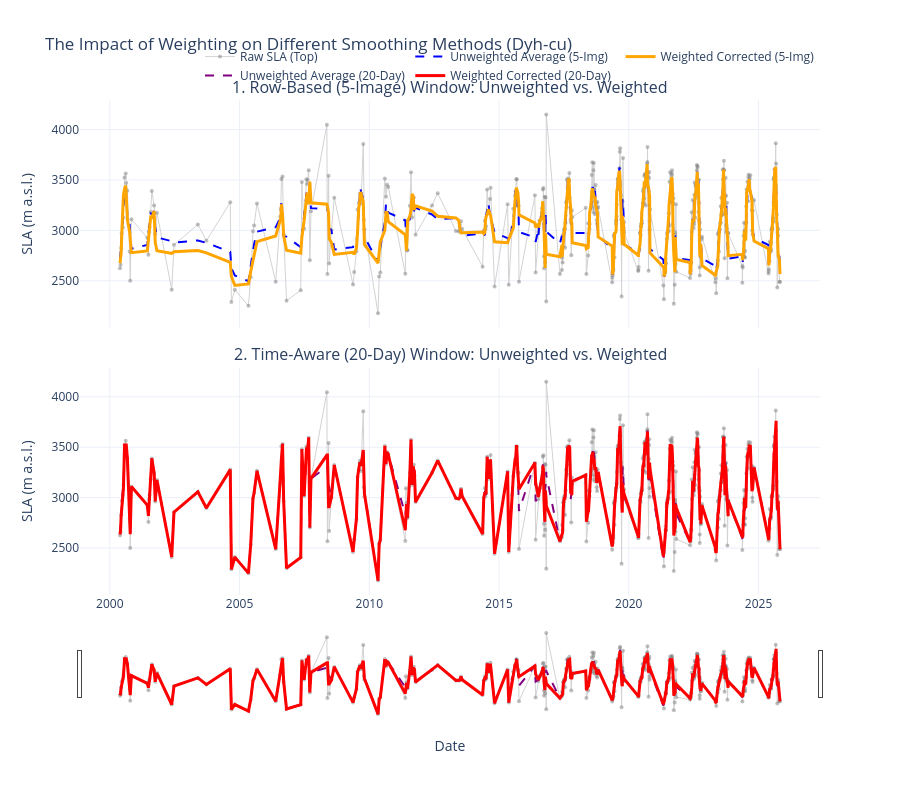

The notebook cell this image was saved under:
### Markdown cell above
## 6. Visualization: Method Comparison
The two smoothing methods get visualised in two different plots. 
Both showing their weighted and unweighted smoothing result.

### Code cell
# Visualization: unweighted vs. weighted smoothing
GLACIER_TO_PLOT = 'Dyh-cu' 

if GLACIER_TO_PLOT in clean_glaciers:
    df_plot = clean_glaciers[GLACIER_TO_PLOT]

    # Create figure
    fig_compare = make_subplots(
        rows=2, cols=1, 
        shared_xaxes=True, 
        vertical_spacing=0.08,
        subplot_titles=(
            "1. Row-Based (5-Image) Window: Unweighted vs. Weighted", 
            "2. Time-Aware (20-Day) Window: Unweighted vs. Weighted"
        )
    )

    # 5-image based
    # 1. Raw Data
    fig_compare.add_trace(go.Scatter(
        x=df_plot['time_date-string'], y=df_plot['SLA_MP-median'],
        mode='lines+markers', name='Raw SLA (Top)', 
        marker=dict(color='gray', opacity=0.5, size=4),
        line=dict(color='lightgray', width=1)
    ), row=1, col=1)

    # 2. Unweighted 5-Image
    fig_compare.add_trace(go.Scatter(
        x=df_plot['time_date-string'], y=df_plot['SLA_unweighted_5img'],
        mode='lines', name='Unweighted Average (5-Img)', 
        line=dict(color='blue', width=2, dash='dash')
    ), row=1, col=1)

    # 3. Weighted 5-Image
    fig_compare.add_trace(go.Scatter(
        x=df_plot['time_date-string'], y=df_plot['SLA_weighted_5img'],
        mode='lines', name='Weighted Corrected (5-Img)', 
        line=dict(color='orange', width=3)
    ), row=1, col=1)


    # 20-day time-aware
    # 1. Raw Data 
    fig_compare.add_trace(go.Scatter(
        x=df_plot['time_date-string'], y=df_plot['SLA_MP-median'],
        mode='lines+markers', name='Raw SLA', showlegend=False,
        marker=dict(color='gray', opacity=0.5, size=4),
        line=dict(color='lightgray', width=1)
    ), row=2, col=1)

    # 2. Unweighted 20-Day
    fig_compare.add_trace(go.Scatter(
        x=df_plot['time_date-string'], y=df_plot['SLA_unweighted_20day'],
        mode='lines', name='Unweighted Average (20-Day)', 
        line=dict(color='purple', width=2, dash='dash')
    ), row=2, col=1)

    # 3. Weighted 20-Day
    fig_compare.add_trace(go.Scatter(
        x=df_plot['time_date-string'], y=df_plot['SLA_weighted_20day'],
        mode='lines', name='Weighted Corrected (20-Day)', 
        line=dict(color='red', width=3)
    ), row=2, col=1)


    # Layout and formatting
    fig_compare.update_layout(
        title=f"The Impact of Weighting on Different Smoothing Methods ({GLACIER_TO_PLOT})",
        height=800, 
        template="plotly_white", 
        hovermode='x unified',
        legend=dict(orientation="h", yanchor="bottom", y=1.02, xanchor="right", x=1)
    )

    # Set the y-axis titles for both plots
    fig_compare.update_yaxes(title_text="SLA (m a.s.l.)", row=1, col=1)
    fig_compare.update_yaxes(title_text="SLA (m a.s.l.)", row=2, col=1)
    fig_compare.update_xaxes(title_text="Date", row=2, col=1)

    # Add a range slider only to the bottom
    fig_compare.update_xaxes(rangeslider_visible=True, row=2, col=1)

    fig_compare.show()
else:
    print(f"Error: Could not find '{GLACIER_TO_PLOT}' in your data dictionary.")

### Figure 1 — Plotly figure (JSON) as saved in the notebook; plotly's stock layout.template omitted (floating-point values rounded to 4 significant figures; data arrays with more than 128 entries replaced by an {"elided": "..."} marker saying what was removed)
{"data": [{"line": {"color": "lightgray", "width": 1}, "marker": {"color": "gray", "opacity": 0.5, "size": 4}, "mode": "lines+markers", "name": "Raw SLA (Top)", "type": "scatter", "x": {"elided": "435 str values"}, "xaxis": "x", "y": {"elided": "435 float values"}, "yaxis": "y"}, {"line": {"color": "blue", "dash": "dash", "width": 2}, "mode": "lines", "name": "Unweighted Average (5-Img)", "type": "scatter", "x": {"elided": "435 str values"}, "xaxis": "x", "y": {"elided": "435 float values"}, "yaxis": "y"}, {"line": {"color": "orange", "width": 3}, "mode": "lines", "name": "Weighted Corrected (5-Img)", "type": "scatter", "x": {"elided": "435 str values"}, "xaxis": "x", "y": {"elided": "435 float values"}, "yaxis": "y"}, {"line": {"color": "lightgray", "width": 1}, "marker": {"color": "gray", "opacity": 0.5, "size": 4}, "mode": "lines+markers", "name": "Raw SLA", "showlegend": false, "type": "scatter", "x": {"elided": "435 str values"}, "xaxis": "x2", "y": {"elided": "435 float values"}, "yaxis": "y2"}, {"line": {"color": "purple", "dash": "dash", "width": 2}, "mode": "lines", "name": "Unweighted Average (20-Day)", "type": "scatter", "x": {"elided": "435 str values"}, "xaxis": "x2", "y": {"elided": "435 float values"}, "yaxis": "y2"}, {"line": {"color": "red", "width": 3}, "mode": "lines", "name": "Weighted Corrected (20-Day)", "type": "scatter", "x": {"elided": "435 str values"}, "xaxis": "x2", "y": {"elided": "435 float values"}, "yaxis": "y2"}], "layout": {"annotations": [{"font": {"size": 16}, "showarrow": false, "text": "1. Row-Based (5-Image) Window: Unweighted vs. Weighted", "x": 0.5, "xanchor": "center", "xref": "paper", "y": 1, "yanchor": "bottom", "yref": "paper"}, {"font": {"size": 16}, "showarrow": false, "text": "2. Time-Aware (20-Day) Window: Unweighted vs. Weighted", "x": 0.5, "xanchor": "center", "xref": "paper", "y": 0.46, "yanchor": "bottom", "yref": "paper"}], "height": 800, "hovermode": "x unified", "legend": {"orientation": "h", "x": 1, "xanchor": "right", "y": 1.02, "yanchor": "bottom"}, "title": {"text": "The Impact of Weighting on Different Smoothing Methods (Dyh-cu)"}, "xaxis": {"anchor": "y", "domain": [0, 1], "matches": "x2", "showticklabels": false}, "xaxis2": {"anchor": "y2", "domain": [0, 1], "rangeslider": {"visible": true}, "title": {"text": "Date"}}, "yaxis": {"anchor": "x", "domain": [0.54, 1], "title": {"text": "SLA (m a.s.l.)"}}, "yaxis2": {"anchor": "x2", "domain": [0, 0.46], "title": {"text": "SLA (m a.s.l.)"}}}}
